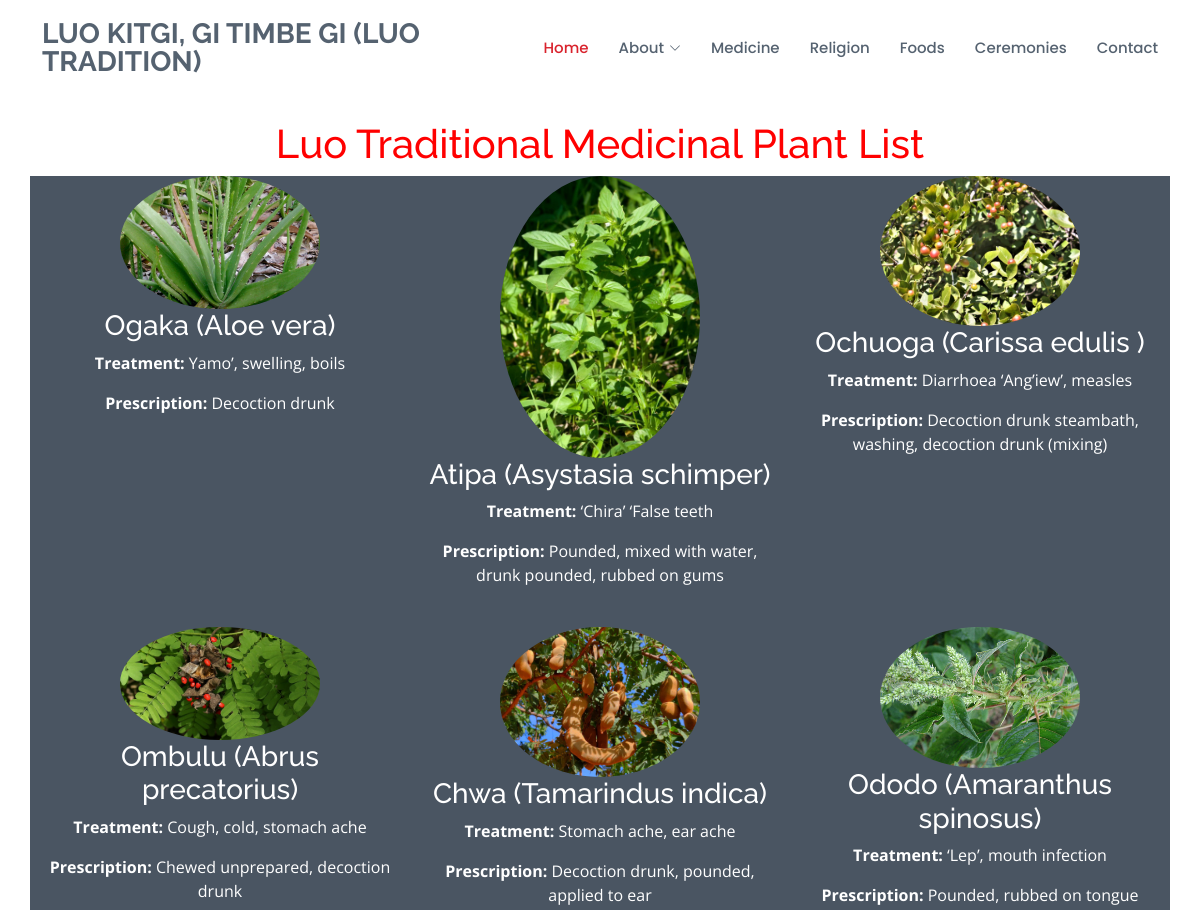
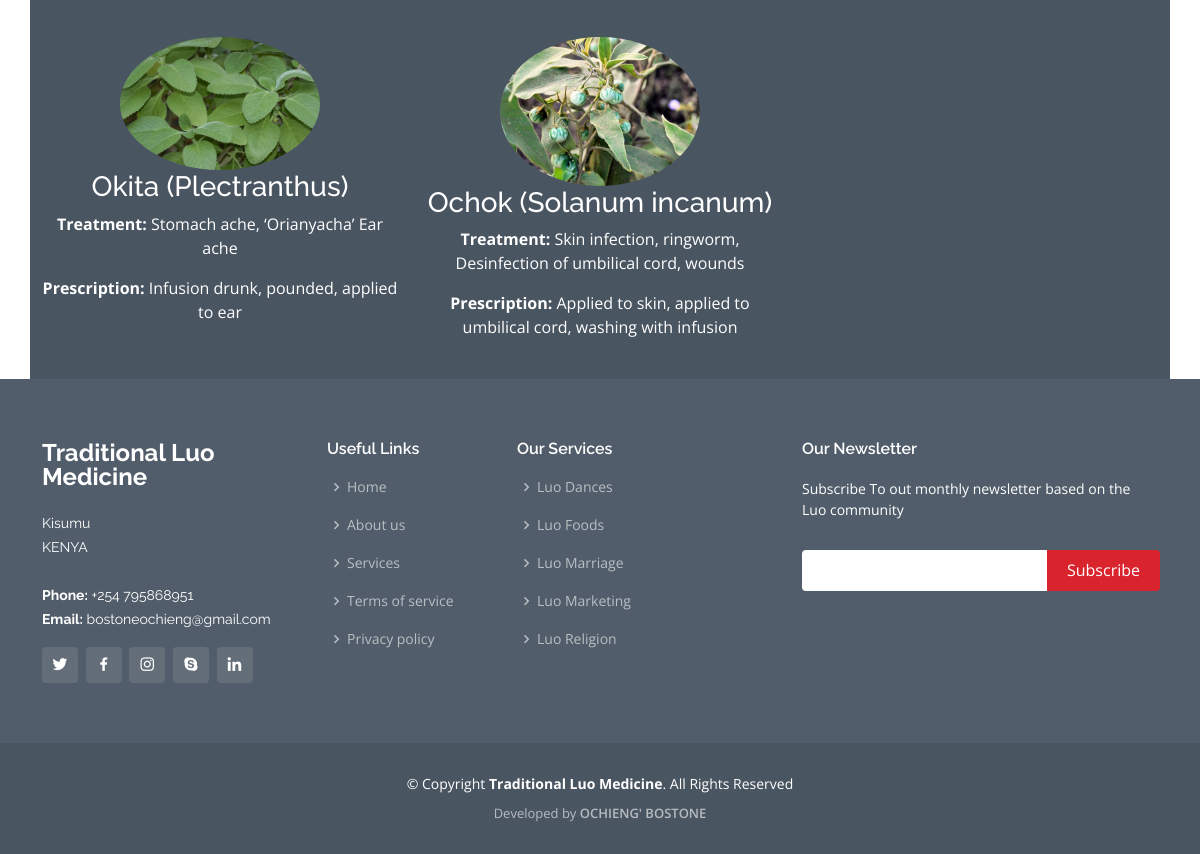
The page /medicine/ on the database as committed earlier (2 pictures, top to bottom).
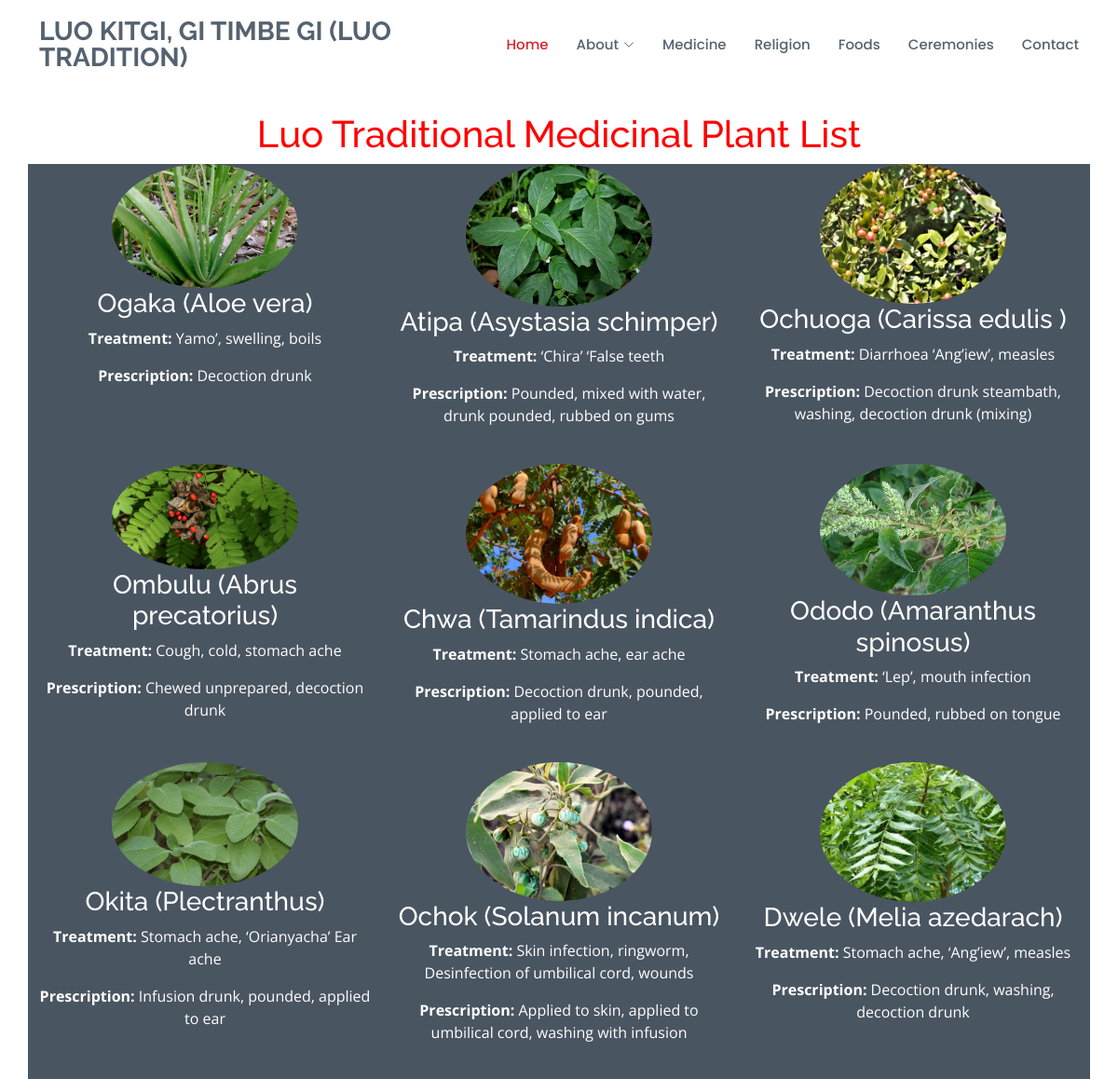
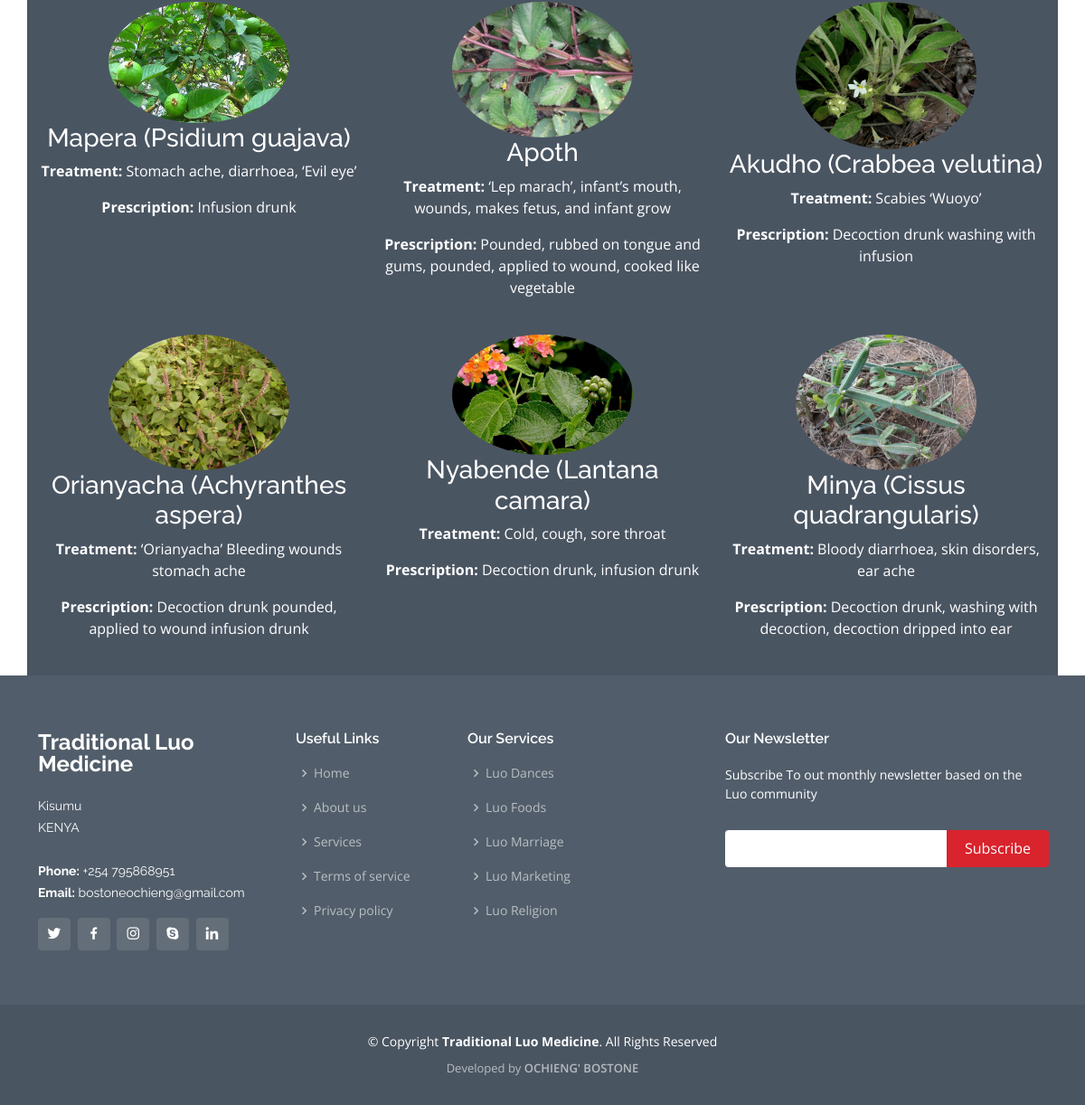
The same page on the database as committed later (2 pictures, top to bottom).
### luomedicine_app/models.py (models this page shows, shortened)
class MedicinalPlant(models.Model):
    title = models.CharField(max_length=100)
    treatment = models.TextField()
    prescription = models.TextField()
    image = models.ImageField(upload_to='luomedicine_app/static/medicinal_plant_images/')

### luomedicine_app/views.py (the view)
# urls.py: path("medicine/", views.medicine, name="medicine"),
def medicine(request):
    medicinal_plants = MedicinalPlant.objects.all()
    return render(request, "luomedicine/medicine.html", {'medicinal_plants': medicinal_plants})

### luomedicine_app/templates/luomedicine/medicine.html
{% extends "luomedicine/layout.html" %} {% block body %} {% load static %}
<div
  style="
    margin-top: 120px;
    color: red;
    font-size: 44px;
    font-weight: bold;
    text-align: center;
  "
>
  <h1>Luo Traditional Medicinal Plant List</h1>
</div>
<div class="container mt-10">
  <div class="row" style="background-color: #4a5562">
    {% for medicinal_plant in medicinal_plants %}
    <div class="col-md-4 mb-4">
      <div class="d-flex justify-content-center">
        <img
          src="{{ medicinal_plant.image.url }}"
          alt="{{ medicinal_plant.title }}"
          class="img-fluid rounded-circle"
          style="max-width: 200px; height: auto"
        />
      </div>
      <h3 class="text-white text-center">{{ medicinal_plant.title }}</h3>
      <p class="text-white text-center"><b>Treatment:</b> {{ medicinal_plant.treatment }}</p>
      <p class="text-white text-center"><b>Prescription:</b> {{ medicinal_plant.prescription }}</p>
    </div>
    {% endfor %}
  </div>
</div>
{% endblock %}

### luomedicine_app/templates/luomedicine/layout.html (shortened to what this page needs)
{% load static %}
<!DOCTYPE html>
<html lang="en">
<head>
  <link href="{% static 'assets/vendor/animate.css/animate.min.css' %}" rel="stylesheet">
  <link href="{% static 'assets/vendor/bootstrap/css/bootstrap.min.css' %}" rel="stylesheet">
  <link href="{% static 'assets/vendor/bootstrap-icons/bootstrap-icons.css' %}" rel="stylesheet">
  <link href="{% static 'assets/vendor/boxicons/css/boxicons.min.css' %}" rel="stylesheet">
  <link href="{% static 'assets/vendor/glightbox/css/glightbox.min.css' %}" rel="stylesheet">
  <link href="{% static 'assets/vendor/remixicon/remixicon.css' %}" rel="stylesheet">
  <link href="{% static 'assets/vendor/swiper/swiper-bundle.min.css' %}" rel="stylesheet">
  <link href="{% static 'assets/css/style.css' %}" rel="stylesheet">
</head>
<body>
  <header id="header" class="fixed-top d-flex align-items-center">
    <div class="container d-flex align-items-center">
      <h1 class="logo me-auto"><a href="{% url 'index' %}">LUO KITGI, GI TIMBE GI (LUO TRADITION)</a></h1>
      <nav id="navbar" class="navbar">
        <ul>
          <li><a href="{% url 'index' %}" class="active">Home</a></li>
          <li class="dropdown"><a href="{% url 'about' %}"><span>About</span> <i class="bi bi-chevron-down"></i></a>
          </li>
          <li><a href="{% url 'medicine' %}">Medicine</a></li>
          <li><a href="services.html">Religion</a></li>
          <li><a href="portfolio.html">Foods</a></li>
          <li><a href="pricing.html">Ceremonies</a></li>
          <li><a href="{% url 'contact' %}">Contact</a></li>
        </ul>
      </nav>
    </div>
  </header>
{% block body %}
  {% endblock %}
  <footer id="footer">
    <div class="footer-top">
      <div class="container">
        <div class="row">
          <div class="col-lg-3 col-md-6">
            <div class="footer-info">
              <h3>Traditional Luo Medicine</h3>
              <p>
                Kisumu<br>
                KENYA<br><br>
                <strong>Phone:</strong> +254 795868951<br>
                <strong>Email:</strong> bostoneochieng@gmail.com<br>
              </p>
              <div class="social-links mt-3">
                <a href="#" class="twitter"><i class="bx bxl-twitter"></i></a>
                <a href="#" class="facebook"><i class="bx bxl-facebook"></i></a>
                <a href="#" class="instagram"><i class="bx bxl-instagram"></i></a>
                <a href="#" class="google-plus"><i class="bx bxl-skype"></i></a>
                <a href="#" class="linkedin"><i class="bx bxl-linkedin"></i></a>
              </div>
            </div>
          </div>
          <div class="col-lg-2 col-md-6 footer-links">
            <h4>Useful Links</h4>
            <ul>
              <li><i class="bx bx-chevron-right"></i> <a href="#">Home</a></li>
              <li><i class="bx bx-chevron-right"></i> <a href="#">About us</a></li>
              <li><i class="bx bx-chevron-right"></i> <a href="#">Services</a></li>
              <li><i class="bx bx-chevron-right"></i> <a href="#">Terms of service</a></li>
              <li><i class="bx bx-chevron-right"></i> <a href="#">Privacy policy</a></li>
            </ul>
          </div>
          <div class="col-lg-3 col-md-6 footer-links">
            <h4>Our Services</h4>
            <ul>
              <li><i class="bx bx-chevron-right"></i> <a href="#">Luo Dances</a></li>
              <li><i class="bx bx-chevron-right"></i> <a href="#">Luo Foods</a></li>
              <li><i class="bx bx-chevron-right"></i> <a href="#">Luo Marriage</a></li>
              <li><i class="bx bx-chevron-right"></i> <a href="#">Luo Marketing</a></li>
              <li><i class="bx bx-chevron-right"></i> <a href="#">Luo Religion</a></li>
            </ul>
          </div>
          <div class="col-lg-4 col-md-6 footer-newsletter">
            <h4>Our Newsletter</h4>
            <p>Subscribe To out monthly newsletter based on the Luo community</p>
            <form action="" method="post">
              <input type="email" name="email"><input type="submit" value="Subscribe">
            </form>
          </div>
        </div>
      </div>
    </div>
    <div class="container">
      <div class="copyright">
        &copy; Copyright <strong><span>Traditional Luo Medicine</span></strong>. All Rights Reserved
      </div>
      <div class="credits">
        Developed by <a href="https://github.com/BOSTONE069" target="_blank">OCHIENG' BOSTONE</a>
      </div>
    </div>
  </footer>
</body>
</html>

### luomedicine_app/static/assets/css/style.css (style rules this page uses)
body { font-family: "Open Sans", sans-serif; color: #444444; }
a { text-decoration: none; color: #d9232d; }
h1, h2, h3, h4, h5, h6 { font-family: "Raleway", sans-serif; }
#header { background: white; transition: all 0.5s; z-index: 997; padding: 20px 0; }
#header .logo { font-size: 28px; margin: 0; padding: 0; line-height: 1; font-weight: 700; text-transform: uppercase; }
#header .logo a { color: #556270; }
.navbar { padding: 0; }
.navbar ul { margin: 0; padding: 0; display: flex; list-style: none; align-items: center; }
.navbar li { position: relative; }
.navbar a, .navbar a:focus { display: flex; align-items: center; justify-content: space-between; padding: 10px 0 10px 30px; font-family: "Poppins", sans-serif; font-size: 15px; font-weight: 500; color: #556270; white-space: nowrap; transition: 0.3s; }
.navbar a i, .navbar a:focus i { font-size: 12px; line-height: 0; margin-left: 5px; }
.navbar a:hover, .navbar .active, .navbar .active:focus, .navbar li:hover>a { color: #d9232d; }
#footer { background: #4a5562; padding: 0 0 30px 0; color: #fff; font-size: 14px; }
#footer .footer-top { background: #515d6a; padding: 60px 0 30px 0; }
#footer .footer-top .footer-info { margin-bottom: 30px; }
#footer .footer-top .footer-info h3 { font-size: 24px; margin: 0 0 20px 0; padding: 2px 0 2px 0; line-height: 1; font-weight: 700; }
#footer .footer-top .footer-info p { font-size: 14px; line-height: 24px; margin-bottom: 0; font-family: "Raleway", sans-serif; color: #fff; }
#footer .footer-top .social-links a { font-size: 18px; display: inline-block; background: rgba(255, 255, 255, 0.1); color: #fff; line-height: 1; padding: 8px 0; margin-right: 4px; border-radius: 4px; text-align: center; width: 36px; height: 36px; transition: 0.3s; }
#footer .footer-top h4 { font-size: 16px; font-weight: 600; color: #fff; position: relative; padding-bottom: 12px; }
#footer .footer-top .footer-links { margin-bottom: 30px; }
#footer .footer-top .footer-links ul { list-style: none; padding: 0; margin: 0; }
#footer .footer-top .footer-links ul i { padding-right: 2px; color: rgba(255, 255, 255, 0.6); font-size: 18px; line-height: 1; }
#footer .footer-top .footer-links ul li { padding: 10px 0; display: flex; align-items: center; }
#footer .footer-top .footer-links ul li:first-child { padding-top: 0; }
#footer .footer-top .footer-links ul a { color: rgba(255, 255, 255, 0.6); transition: 0.3s; display: inline-block; line-height: 1; }
#footer .footer-top .footer-newsletter form { margin-top: 30px; background: #fff; padding: 6px 10px; position: relative; border-radius: 4px; }
#footer .footer-top .footer-newsletter form input[type=email] { border: 0; padding: 4px; width: calc(100% - 110px); }
#footer .footer-top .footer-newsletter form input[type=submit] { position: absolute; top: 0; right: -2px; bottom: 0; border: 0; background: none; font-size: 16px; padding: 0 20px 2px 20px; background: #d9232d; color: #fff; transition: 0.3s; border-radius: 0 4px 4px 0; }
#footer .copyright { text-align: center; padding-top: 30px; }
#footer .credits { padding-top: 10px; text-align: center; font-size: 13px; color: rgba(255, 255, 255, 0.6); }
#footer .credits a { color: rgba(255, 255, 255, 0.6); transition: 0.3s; font-weight: 600; }

Rows that differ between the two databases and show on the page:
changed MedicinalPlant "Atipa (Asystasia schimper)": image: a different picture
added MedicinalPlant: image (picture), title "Dwele (Melia azedarach)", treatment "Stomach ache, ‘Ang’iew’, measles", prescription "Decoction drunk, washing, decoction drunk"
added MedicinalPlant: image (picture), title "Mapera (Psidium guajava)", treatment "Stomach ache, diarrhoea, ‘Evil eye’", prescription "Infusion drunk"
added MedicinalPlant: image (picture), title "Apoth", treatment "‘Lep marach’, infant’s mouth, wounds, makes fetus, and infant grow", prescription "Pounded, rubbed on tongue and gums, pounded, applied to wound, cooked like vegetable"
added MedicinalPlant: image (picture), title "Akudho (Crabbea velutina)", treatment "Scabies ‘Wuoyo’", prescription "Decoction drunk washing with infusion"
added MedicinalPlant: image (picture), title "Orianyacha (Achyranthes aspera)", treatment "‘Orianyacha’ Bleeding wounds stomach ache", prescription "Decoction drunk pounded, applied to wound infusion drunk"
added MedicinalPlant: image (picture), title "Nyabende (Lantana camara)", treatment "Cold, cough, sore throat", prescription "Decoction drunk, infusion drunk"
added MedicinalPlant: image (picture), title "Minya (Cissus quadrangularis)", treatment "Bloody diarrhoea, skin disorders, ear ache", prescription "Decoction drunk, washing with decoction, decoction dripped into ear"
